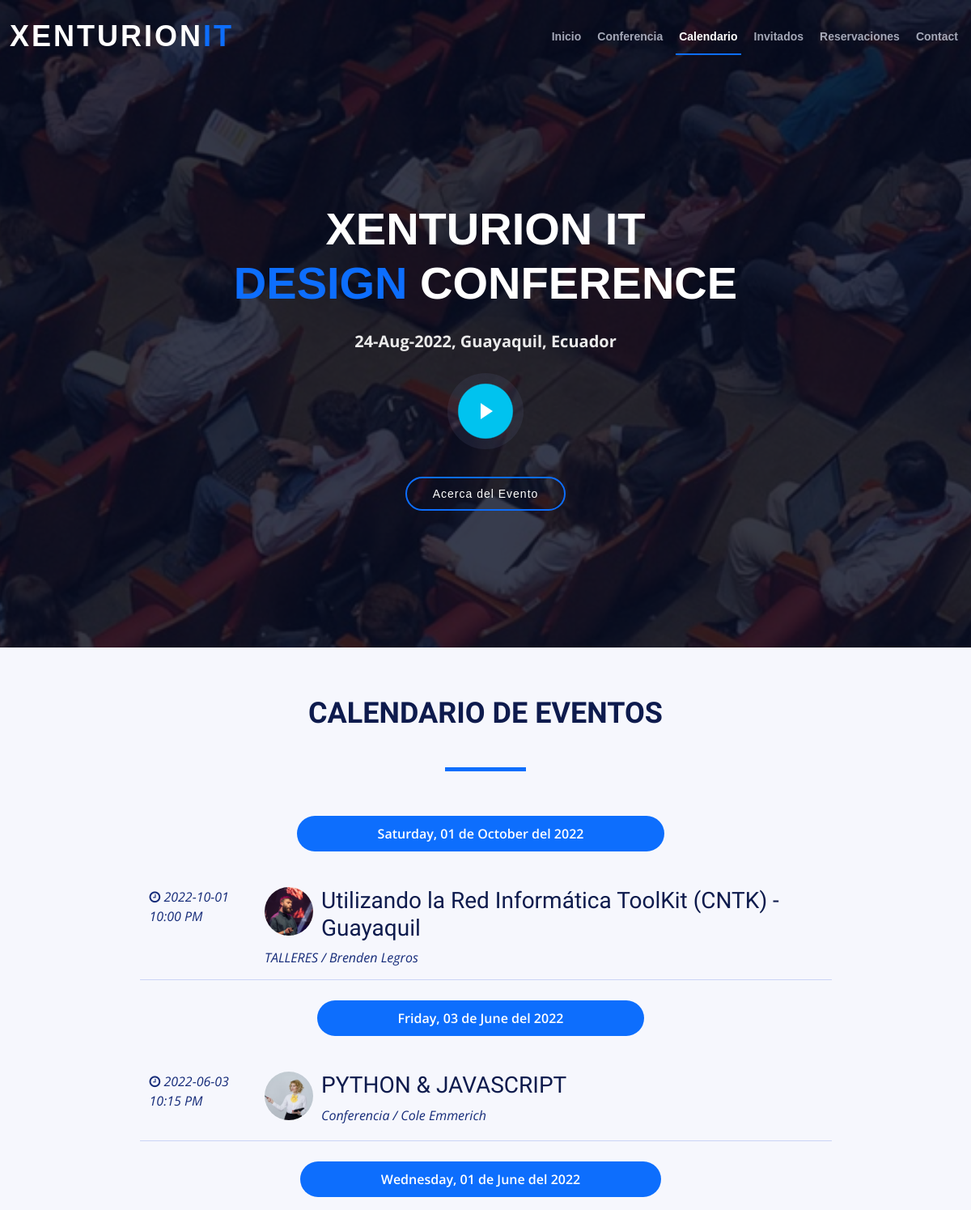
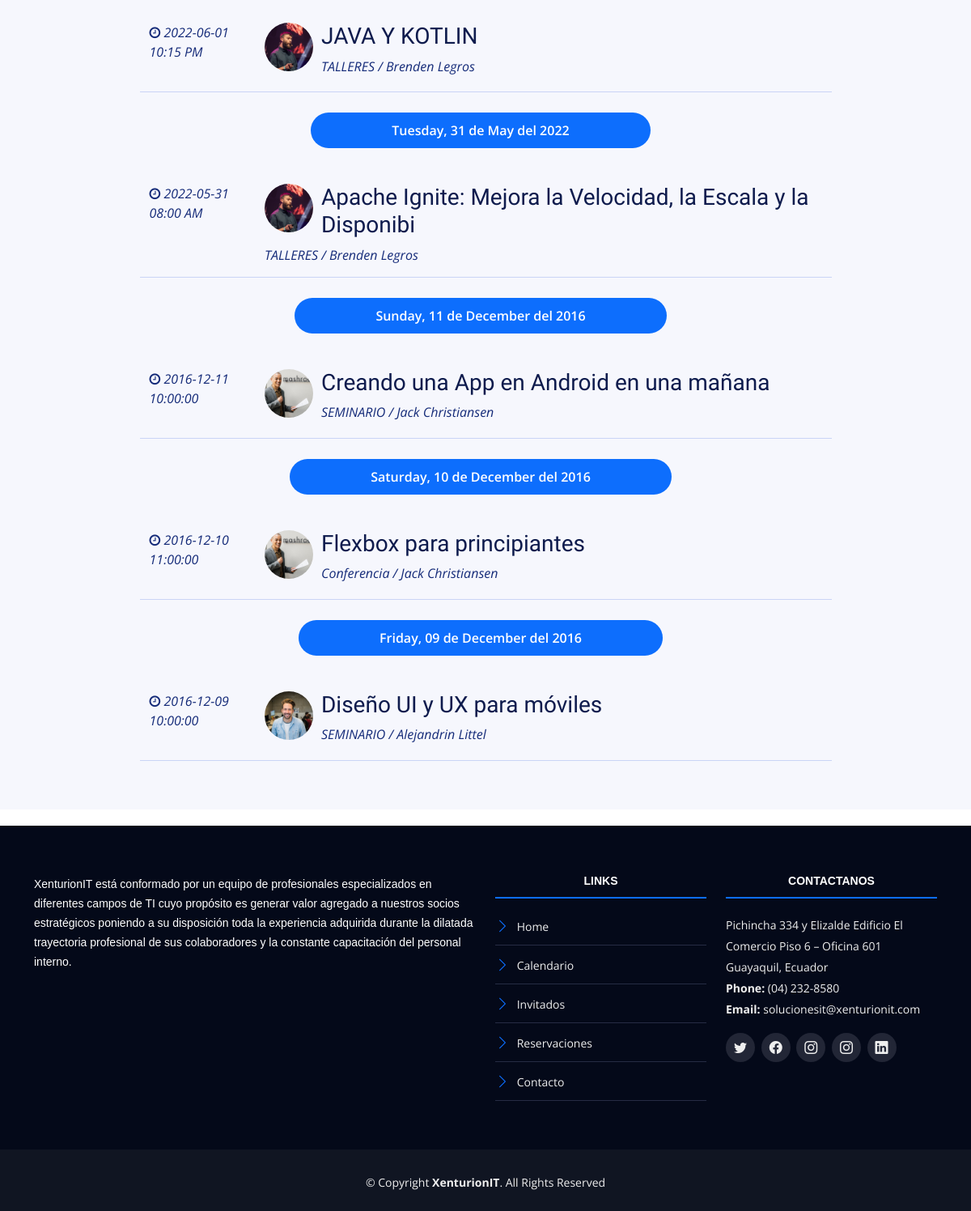
Page /calendario.php on the committed database (2 pictures, top to bottom).
### tables this page shows
CREATE TABLE `eventos` (
  `evento_id` tinyint(10) NOT NULL AUTO_INCREMENT,
  `nombre_evento` varchar(60) NOT NULL,
  `fecha_evento` date NOT NULL,
  `hora_evento` varchar(10) NOT NULL,
  `cupo` int(11) DEFAULT NULL,
  `id_cat_evento` tinyint(10) NOT NULL,
  `id_inv` tinyint(4) NOT NULL,
  `clave` varchar(10) NOT NULL,
  `fecha_creado` datetime DEFAULT NULL,
  `fecha_editado` date DEFAULT NULL,
  `estado_evento` tinyint(1) DEFAULT NULL,
  PRIMARY KEY (`evento_id`),
  KEY `id_cat_evento` (`id_cat_evento`),
  KEY `id_inv` (`id_inv`),
  CONSTRAINT `eventos_ibfk_1` FOREIGN KEY (`id_cat_evento`) REFERENCES `categoria_evento` (`id_categoria`),
  CONSTRAINT `eventos_ibfk_2` FOREIGN KEY (`id_inv`) REFERENCES `invitados` (`invitado_id`)
);

CREATE TABLE `invitados` (
  `invitado_id` tinyint(4) NOT NULL AUTO_INCREMENT,
  `nombre_invitado` varchar(30) NOT NULL,
  `apellido_invitado` varchar(30) NOT NULL,
  `descripcion` text NOT NULL,
  `url_imagen` varchar(50) NOT NULL,
  `editado` datetime NOT NULL,
  `url_facebook` varchar(200) DEFAULT NULL,
  `url_twitter` varchar(200) DEFAULT NULL,
  `url_instagram` varchar(200) DEFAULT NULL,
  `estado_invitado` tinyint(1) DEFAULT NULL,
  PRIMARY KEY (`invitado_id`)
);

CREATE TABLE `categoria_evento` (
  `id_categoria` tinyint(10) NOT NULL AUTO_INCREMENT,
  `cat_evento` varchar(50) NOT NULL,
  `icono` varchar(15) NOT NULL,
  `actualizado` datetime NOT NULL,
  `estado_categoria` tinyint(1) DEFAULT NULL,
  PRIMARY KEY (`id_categoria`)
);

### calendario.php (the view, shortened to what this page needs)
<?php include_once 'includes/templates/header.php'; ?>
<section id="schedule" class="section-with-bg">
    <div class="container" data-aos="fade-up">
        <div class="section-header">
            <h2>Calendario de Eventos</h2>
        </div>
        <?php
        try {
            require_once('includes/funciones/bd_conexion.php');
            $sql = " SELECT evento_id, nombre_evento, fecha_evento, hora_evento, cat_evento, icono, nombre_invitado, apellido_invitado, url_imagen ";
            $sql .= " FROM eventos ";
            $sql .= " INNER JOIN categoria_evento ";
            $sql .= " ON eventos.id_cat_evento = categoria_evento.id_categoria ";
            $sql .= " INNER JOIN invitados ";
            $sql .= " ON eventos.id_inv = invitados.invitado_id  AND eventos.estado_evento = 1 ";
            $sql .= " ORDER BY fecha_evento DESC ";
            $resultado = $conn->query($sql);
        } catch (\Exception $e) {
            echo $e->getMessage();
        }
        ?>
        <div class="tab-content row justify-content-center" data-aos="fade-up" data-aos-delay="200">
                <?php
                $calendario = array();
                while ($eventos = $resultado->fetch_assoc()) {
                    $fecha = $eventos['fecha_evento'];
                    $evento = array(
                        'titulo' => $eventos['nombre_evento'],
                        'fecha' => $eventos['fecha_evento'],
                        'hora' => $eventos['hora_evento'],
                        'categoria' => $eventos['cat_evento'],
                        'icono' => $eventos['icono'],
                        'url_imagen' => $eventos['url_imagen'],
                        'invitado' => $eventos['nombre_invitado'] . " " . $eventos['apellido_invitado']
                    );
                    $calendario[$fecha][] = $evento;
                    ?>
                <?php }   ?>
                <?php
                foreach ($calendario as $dia => $lista_eventos) { ?>
                    <ul class="nav nav-tabs" role="tablist" data-aos="fade-up" data-aos-delay="100">
                        <li class="nav-item">
                            <a class="nav-link active" role="tab" data-bs-toggle="tab">
                                <?php
                                echo strftime("%A, %d de %B del %Y", strtotime($dia)); ?>
                            </a>
                        </li>
                    </ul>
                    <?php foreach ($lista_eventos as $evento) { ?>
                        <div role="tabpanel" class="col-lg-9 tab-pane fade show active" id="day">
                            <div class="row schedule-item">
                                <div class="col-md-2">
                                    <p class="hora">
                                        <i class="fa fa-clock-o" aria-hidden="true"></i>
                                        <?php echo $evento['fecha'] . " " . $evento['hora']; ?>
                                    </p>
                                </div>
                                <div class="col-md-10">
                                    <div class="speaker">
                                        <img src="img/invitados/<?php echo $evento['url_imagen']; ?>" alt="Brenden Legros">
                                    </div>
                                    <h3><?php header('Content-Type: text/html; utf8'); echo $evento['titulo']; ?></h3>
                                    <p><?php echo $evento['categoria']. ' / '.$evento['invitado'];?></p>
                                </div>
                            </div>
                        </div>
                    <?php } ?>
                <?php }  ?>
            </div>
    </div>
</section>
<?php include_once 'includes/templates/footer.php'; ?>

### css/contact.css (style rules this page uses)
* { margin: 0; padding: 0; box-sizing: border-box; }
body, input, textarea { font-family: "Poppins", sans-serif; }

### css/main.css (style rules this page uses)
html { color: #222; font-size: 1em; line-height: 1.4; }
audio, canvas, img, svg, video { vertical-align: middle; }
html { box-sizing: border-box; }
*,*:before,*:after { box-sizing: inherit; }
body { background-color: #f2f2f2; font-family: 'Open Sans', sans-serif; }
h2 { font-family: 'Oswald', sans-serif; font-size: 2.4em; text-transform: uppercase; text-align: center; }
h2::after { content: ''; margin: 0 auto; height: 30px; width: 100px; display: block; }
h3 { color: #0e1b4d;; font-family: 'PT Sans', sans-serif; }
ul { list-style: none; margin:0; padding: 0; }

### css/styles.css (style rules this page uses)
body { background: #fff; color: #2f3138; font-family: "Open Sans", sans-serif; }
a { color: #0d6efd; text-decoration: none; transition: 0.5s; }
.section-header { margin-bottom: 30px; position: relative; padding-bottom: 10px; width: 100%; }
.section-header::before { content: ""; position: absolute; display: block; width: 100px; height: 5px; background: #0d6efd; bottom: 0; left: calc(50% - 50px); }
.section-header h2 { font-size: 36px; text-transform: uppercase; text-align: center; font-weight: 700; margin-bottom: 10px; color: #0e1b4d; }
.section-with-bg { background-color: #f6f7fd; }
#schedule { padding: 60px 0 60px 0; }
#schedule .nav-tabs { text-align: center; margin: auto; display: block; border-bottom: 0; margin-bottom: 30px; }
#schedule .nav-tabs li { display: inline-block; margin-bottom: 0; margin-top: 25px; }
#schedule .nav-tabs a { border: none; border-radius: 50px; font-weight: 600; background-color: #0e1b4d; color: #fff; padding: 10px 100px; }
#schedule .nav-tabs a.active { background-color: #0d6efd; color: #fff; }
#schedule .tab-pane { transition: ease-in-out 0.2s; }
#schedule .schedule-item { border-bottom: 1px solid #cad4f6; padding-top: 15px; padding-bottom: 15px; transition: background-color ease-in-out 0.3s; }
#schedule .schedule-item .speaker { width: 60px; height: 60px; overflow: hidden; border-radius: 50%; float: left; margin: 0 10px 10px 0; }
#schedule .schedule-item .speaker img { height: 100%; transform: translateX(-50%); margin-left: 50%; transition: all ease-in-out 0.3s; }
#schedule .schedule-item p { font-style: italic; color: #152b79; margin-bottom: 0; }

### rows in the picture
eventos: fecha_evento "2022-10-01", hora_evento "10:00 PM", id_inv.url_imagen (picture), nombre_evento "Utilizando la Red Informática ToolKit (CNTK) - Guayaquil", id_cat_evento.cat_evento "TALLERES", invitado "Brenden Legros"
eventos: fecha_evento "2022-06-03", hora_evento "10:15 PM", id_inv.url_imagen (picture), nombre_evento "PYTHON & JAVASCRIPT", id_cat_evento.cat_evento "Conferencia", invitado "Cole Emmerich"
eventos: fecha_evento "2022-06-01", hora_evento "10:15 PM", id_inv.url_imagen (picture), nombre_evento "JAVA Y KOTLIN", id_cat_evento.cat_evento "TALLERES", invitado "Brenden Legros"
eventos: fecha_evento "2022-05-31", hora_evento "08:00 AM", id_inv.url_imagen (picture), nombre_evento "Apache Ignite: Mejora la Velocidad, la Escala y la Disponibi", id_cat_evento.cat_evento "TALLERES", invitado "Brenden Legros"
eventos: fecha_evento "2016-12-11", hora_evento "10:00:00", id_inv.url_imagen (picture), nombre_evento "Creando una App en Android en una mañana", id_cat_evento.cat_evento "SEMINARIO", invitado "Jack Christiansen"
eventos: fecha_evento "2016-12-10", hora_evento "11:00:00", id_inv.url_imagen (picture), nombre_evento "Flexbox para principiantes", id_cat_evento.cat_evento "Conferencia", invitado "Jack Christiansen"
eventos: fecha_evento "2016-12-09", hora_evento "10:00:00", id_inv.url_imagen (picture), nombre_evento "Diseño UI y UX para móviles", id_cat_evento.cat_evento "SEMINARIO", invitado "Alejandrin Littel"

### other values in the picture
strftime("%A, %d de %B del %Y", strtotime($dia)) "Saturday, 01 de October del 2022"
strftime("%A, %d de %B del %Y", strtotime($dia)) "Friday, 03 de June del 2022"
strftime("%A, %d de %B del %Y", strtotime($dia)) "Wednesday, 01 de June del 2022"
strftime("%A, %d de %B del %Y", strtotime($dia)) "Tuesday, 31 de May del 2022"
strftime("%A, %d de %B del %Y", strtotime($dia)) "Sunday, 11 de December del 2016"
strftime("%A, %d de %B del %Y", strtotime($dia)) "Saturday, 10 de December del 2016"
strftime("%A, %d de %B del %Y", strtotime($dia)) "Friday, 09 de December del 2016"
